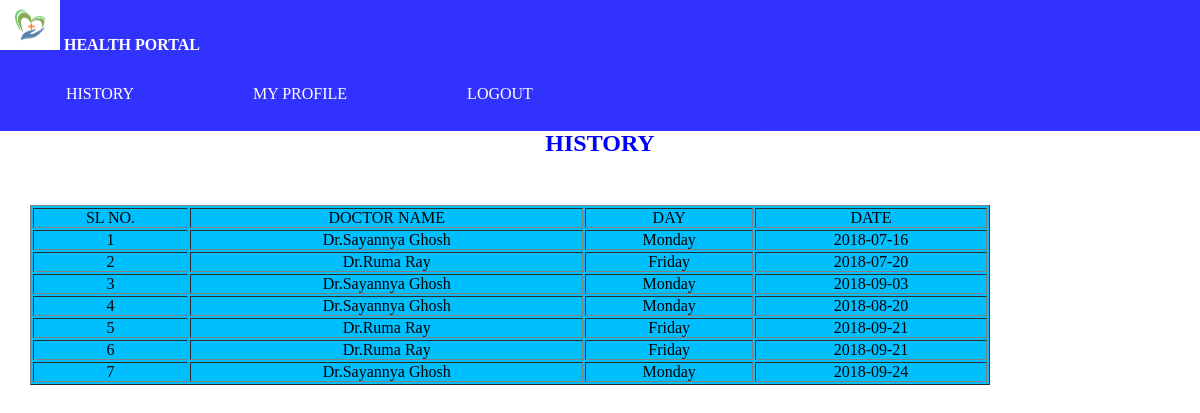
/history.php (signed in), run on the app's committed database.
### tables this page shows
CREATE TABLE `booking_tbl` (
  `uid` int(10) NOT NULL,
  `aid` int(10) NOT NULL,
  `userid` int(10) NOT NULL,
  `docname` varchar(50) NOT NULL,
  `day` varchar(50) NOT NULL,
  `date` date NOT NULL
);

### history.php (the view, shortened to what this page needs)
<?php
include "config.php";
?>
<html xmlns="http://www.w3.org/1999/xhtml">
<head>
<link rel="stylesheet" type="text/css" href="style.css">
</head>
<body>
            <?php include("header2.php");?>
            <?php $user_id=$_SESSION['userid'];?>
			<?php
				$sql="select * from booking_tbl where userid='$user_id'";
				$rs=mysqli_query($con,$sql);
			?>
			<form name="f6" method="POST">
			<h2 align="center" style="color:blue">HISTORY</h2>
			<table border="1" width="100%" height="100px" >
            <thead>
			<tr>
			<td>SL NO.</td>
			<td>DOCTOR NAME</td>
			<td>DAY</td>
			<td>DATE</td>
			</tr>
            </thead>
			<?php
				$count=1;
				while($d=mysqli_fetch_array($rs))
				{
				?>
			<tr>
			<td><?php echo $count;?></td>
			<td><?php echo $d['docname'];?></td>
			<td><?php echo $d['day'];?></td>
			<td><?php echo $d['date'];?></td>
			<?php
				$count++;
				}
			?>
			</tr>
			</table>
			</form>
</body>
</html>

### style.css (style rules this page uses)
* { margin:0; padding:0; }
body { background-image:url(images/doctor.jpg); background-size:cover; }
body { font-family:verdana; font:size:20px; margin:0; line-height:24px; }
table { background-color: deepskyblue; margin-top:50px; color: black; table-layout:auto; margin-left:30px; width:80%; text-align:center; }

### history.php (style rules this page uses)
body { background-image:url(../aman/user/img/co.jpg); background-repeat: no-repeat; background-size: cover; background-position:center; margin:0; font:size:20px; line-height:24px; }

### data on the page
booking_tbl: docname "Dr.Sayannya Ghosh", day "Monday", date "2018-07-16"
booking_tbl: docname "Dr.Ruma Ray", day "Friday", date "2018-07-20"
booking_tbl: docname "Dr.Sayannya Ghosh", day "Monday", date "2018-09-03"
booking_tbl: docname "Dr.Sayannya Ghosh", day "Monday", date "2018-08-20"
booking_tbl: docname "Dr.Ruma Ray", day "Friday", date "2018-09-21"
booking_tbl: docname "Dr.Ruma Ray", day "Friday", date "2018-09-21"
booking_tbl: docname "Dr.Sayannya Ghosh", day "Monday", date "2018-09-24"
